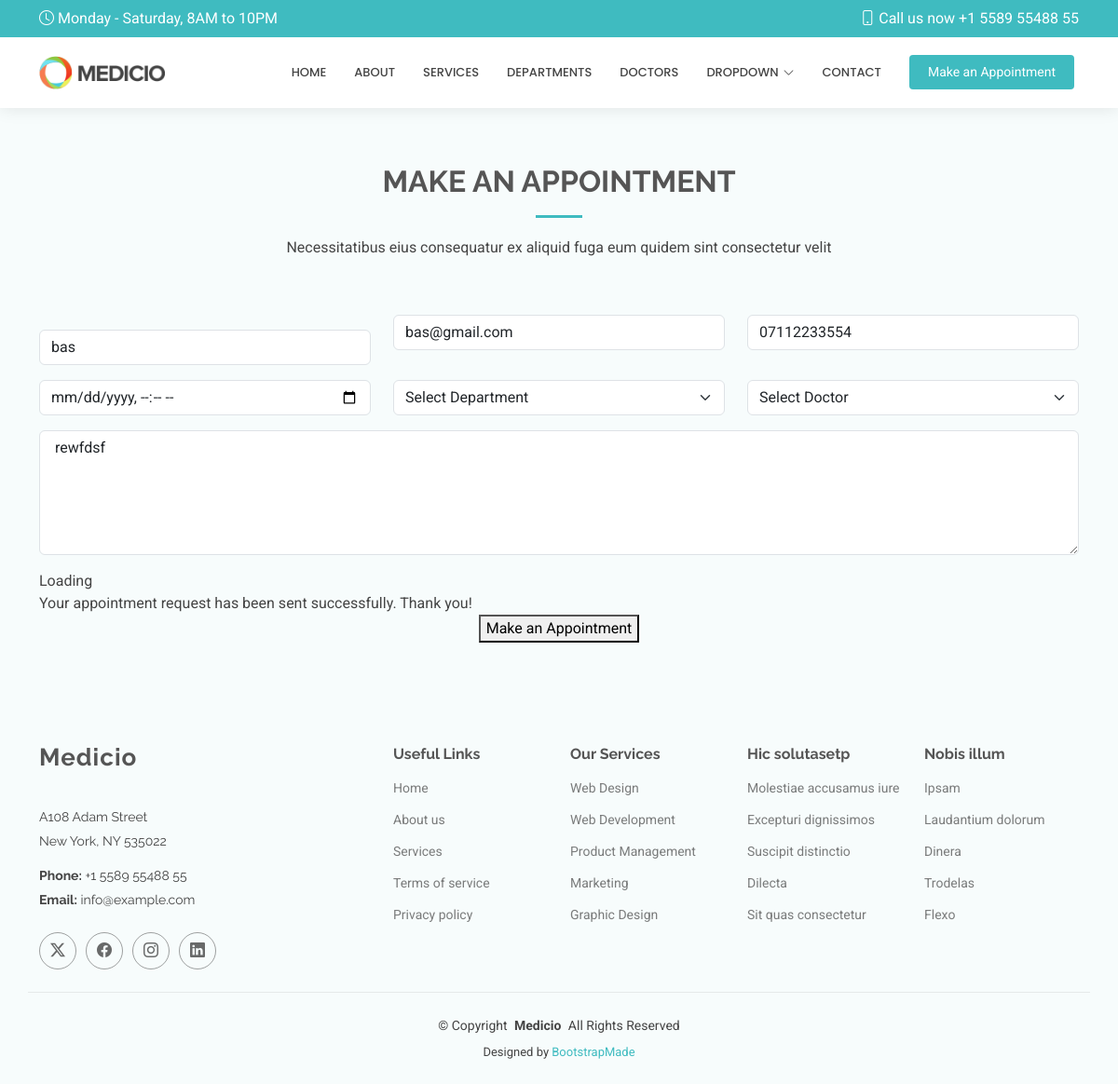
Page /edit/4/ on the committed database.
### hospitalapp/models.py (models this page shows, shortened)
class appointment(models.Model):
  name = models.CharField(max_length=50)
  email = models.EmailField()
  phone= models.CharField(max_length=15)
  date = models.DateTimeField()
  department = models.CharField(max_length=50)
  doctor = models.CharField(max_length=50)
  message = models.TextField()

### hospitalapp/views.py (the view)
# urls.py: path('edit/<int:id>/', views.edit,name='edit'),
def edit(request,id):
  appointment1= get_object_or_404(appointment,id=id)
  if request.method == 'POST':
    appointment1.name = request.POST.get('name')
    appointment1.email = request.POST.get('email')
    appointment1.phone = request.POST.get('phone')
    appointment1.date = request.POST.get('date')
    appointment1.department = request.POST.get('department')
    appointment1.doctor = request.POST.get('doctor')
    appointment1.message = request.POST.get('message')
    appointment1.save()
    return redirect('/show')
  else:
    return render(request,'edit.html',{'appointment1':appointment1})

### templates/edit.html (shortened to what this page needs)
{% extends 'starter-page.html' %}
{% load static %}
{% block content %}
	 <section id="appointment" class="appointment section light-background">
      <div class="container section-title" data-aos="fade-up">
        <h2>MAKE AN APPOINTMENT</h2>
        <p>Necessitatibus eius consequatur ex aliquid fuga eum quidem sint consectetur velit</p>
      </div>
      <div class="container" data-aos="fade-up" data-aos-delay="100">
        <form method="post">
          <div class="row">
            <div class="col-md-4 form-group  mt-3">
              <input type="text" value="{{ appointment1.name }}" name="name" class="form-control" id="name" placeholder="Your Name" required="">
            </div>
            <div class="col-md-4 form-group mt-3 mt-md-0">
              <input type="email" value="{{ appointment1.email}}" class="form-control" name="email" id="email" placeholder="Your Email" required="">
            </div>
            <div class="col-md-4 form-group mt-3 mt-md-0">
              <input type="tel" value="{{ appointment1.phone }}"class="form-control" name="phone" id="phone" placeholder="Your Phone" required="">
            </div>
          </div>
          <div class="row">
            <div class="col-md-4 form-group mt-3">
              <input type="datetime-local" name="date" class="form-control datepicker" id="date" placeholder="Appointment Date" required="">
            </div>
            <div class="col-md-4 form-group mt-3">
              <select name="department" id="department" class="form-select" required="">
                <option value="">Select Department</option>
              </select>
            </div>
            <div class="col-md-4 form-group mt-3">
              <select name="doctor" id="doctor" class="form-select" required="">
                <option value="">Select Doctor</option>
              </select>
            </div>
          </div>
          <div class="form-group mt-3">
            <textarea class="form-control" name="message" rows="5" placeholder="Message (Optional)"> {{ appointment1.message }}</textarea>
          </div>
          <div class="mt-3">
            <div class="loading">Loading</div>
            <div class="sent-message">Your appointment request has been sent successfully. Thank you!</div>
            <div class="text-center"><button type="submit">Make an Appointment</button></div>
          </div>
        </form>
      </div>
    </section>
{% endblock %}

### static/assets/css/main.css (style rules this page uses)
:root { --default-font: "Roboto", system-ui, -apple-system, "Segoe UI", Roboto, "Helvetica Neue", Arial, "Noto Sans", "Liberation Sans", sans-serif, "Apple Color Emoji", "Segoe UI Emoji", "Segoe UI Symbol", "Noto Color Emoji"; --heading-font: "Raleway", sans-serif; --nav-font: "Poppins", sans-serif; }
:root { --background-color: #ffffff; --default-color: #444444; --heading-color: #555555; --accent-color: #3fbbc0; --surface-color: #ffffff; --contrast-color: #ffffff; }
:root { --nav-color: #444444; --nav-hover-color: #3fbbc0; --nav-mobile-background-color: #ffffff; --nav-dropdown-background-color: #ffffff; --nav-dropdown-color: #444444; --nav-dropdown-hover-color: #3fbbc0; }
.light-background { --background-color: #f7fcfc; --surface-color: #ffffff; }
:root { scroll-behavior: smooth; }
body { color: var(--default-color); background-color: var(--background-color); font-family: var(--default-font); }
h1, h2, h3, h4, h5, h6 { color: var(--heading-color); font-family: var(--heading-font); }
section, .section { color: var(--default-color); background-color: var(--background-color); padding: 60px 0; scroll-margin-top: 120px; overflow: clip; }
.section-title { text-align: center; padding-bottom: 60px; position: relative; }
.section-title h2 { font-size: 32px; font-weight: 700; margin-bottom: 20px; padding-bottom: 20px; position: relative; }
.section-title h2:after { content: ""; position: absolute; display: block; width: 50px; height: 3px; background: var(--accent-color); left: 0; right: 0; bottom: 0; margin: auto; }
.section-title p { margin-bottom: 0; }

### rows in the picture
appointment: name "bas", email "bas@gmail.com", phone "07112233554", message "rewfdsf"
